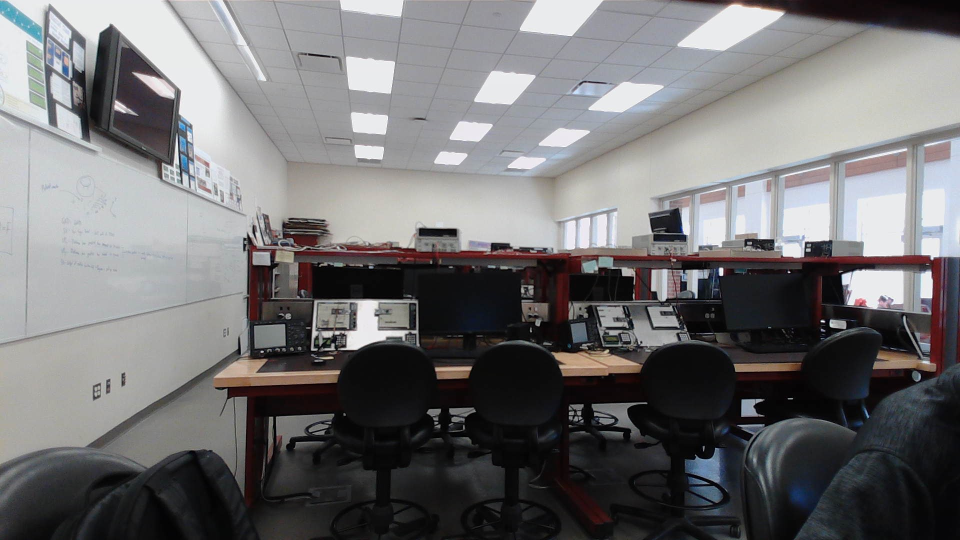
#> input picture Deven/L1.jpg, 1920 x 1080 px, given in place of the camera (shown at 1/2 size)
$ python realtime_stitching.py
#> lines starting #> are read from the running program, lines starting #| are printed output that depends on the picture; after the words box and inside, x2 and y2 are one past the last pixel; in counts of white or black regions, pixels touching at a corner belong together
### Deven/panorama.py
import numpy as np
import imutils
import cv2

class Stitcher:
    def __init__(self):
        # determine if we are using OpenCV v3.X
        self.isv3 = imutils.is_cv3(or_better=True)
        self.cachedH = None

    def stitch(self, images, ratio=0.5, reprojThresh=1.0):
		# unpack the images
            (imageB, imageA) = images
            # if the cached homography matrix is None, then we need to
            # apply keypoint matching to construct it
            if self.cachedH is None:
                # detect keypoints and extract
                (kpsA, featuresA) = self.detectAndDescribe(imageA)
                (kpsB, featuresB) = self.detectAndDescribe(imageB)
                # match features between the two images
                M = self.matchKeypoints(kpsA, kpsB,
                    featuresA, featuresB, ratio, reprojThresh)
                # if the match is None, then there aren't enough matched
                # keypoints to create a panorama
                if M is None:
                    return None
                # cache the homography matrix
                self.cachedH = M[1]
            # apply a perspective transform to stitch the images together
            # using the cached homography matrix
            result = cv2.warpPerspective(imageA, self.cachedH,
                (imageA.shape[1] + imageB.shape[1], imageA.shape[0]))
            result[0:imageB.shape[0], 0:imageB.shape[1]] = imageB
            # return the stitched image
            return result

    def detectAndDescribe(self, image):
        # convert the image to grayscale
        gray = cv2.cvtColor(image, cv2.COLOR_BGR2GRAY)

        # check to see if we are using OpenCV 3.X
        if self.isv3:
            # detect and extract features from the image
            descriptor = cv2.SIFT_create()
            (kps, features) = descriptor.detectAndCompute(image, None)
        else:
            # detect keypoints in the image
            detector = cv2.FeatureDetector_create("SIFT")
            kps = detector.detect(gray)

            # extract features from the image
            extractor = cv2.DescriptorExtractor_create("SIFT")
            (kps, features) = extractor.compute(gray, kps)

        # convert the keypoints from KeyPoint objects to NumPy arrays
        kps = np.float32([kp.pt for kp in kps])

        # return a tuple of keypoints and features
        return (kps, features)

    def matchKeypoints(self, kpsA, kpsB, featuresA, featuresB, ratio, reprojThresh):
        # compute the raw matches and initialize the list of actual matches
        matcher = cv2.DescriptorMatcher_create("BruteForce")
        rawMatches = matcher.knnMatch(featuresA, featuresB, 2)
        matches = []

        # loop over the raw matches
        for m in rawMatches:
            # ensure the distance is within a certain ratio of each other (i.e. Lowe's ratio test)
            if len(m) == 2 and m[0].distance < m[1].distance * ratio:
                matches.append((m[0].trainIdx, m[0].queryIdx))

        # computing a homography requires at least 4 matches
        if len(matches) > 1:
            # construct the two sets of points
            ptsA = np.float32([kpsA[i] for (_, i) in matches])
            ptsB = np.float32([kpsB[i] for (i, _) in matches])

            # compute the homography between the two sets of points
            (H, status) = cv2.findHomography(ptsA, ptsB, cv2.RANSAC, reprojThresh)

            # return the matches along with the homography matrix and status of each matched point
            return (matches, H, status)

        # otherwise, no homography could be computed
        return None

    # [19 lines left out: function drawMatches, not called in this run]

### Deven/realtime_stitching.py
# import the necessary packages
from __future__ import print_function
from panorama import Stitcher
from imutils.video import VideoStream
import numpy as np
import datetime
import imutils
import time
import cv2

# initialize the video streams and allow them to warmup
print("[INFO] starting cameras...")
leftStream = VideoStream(src=1).start()
rightStream = VideoStream(src=2).start()
time.sleep(2.0)


# initialize the image stitcher and total number of frames read
stitcher = Stitcher()
total = 0

# loop over frames from the video streams
while True:
    # grab the frames from their respective video streams
    left = leftStream.read()
#> left is the input picture: shape (1080, 1920, 3); mean B, G, R 114.5, 113.3, 114.1
    right = rightStream.read()

    left = cv2.flip(left, 1)
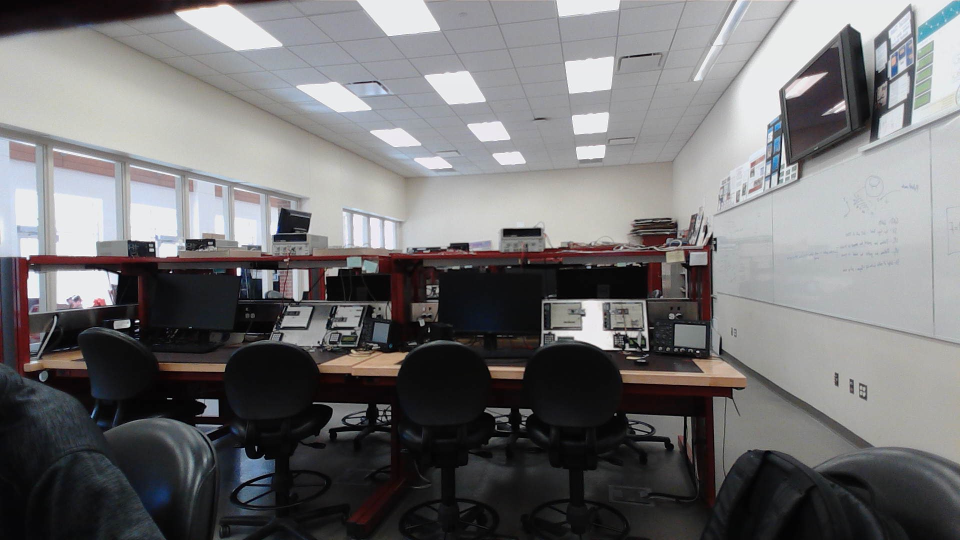
#> left: shape (1080, 1920, 3) (shown at 1/2 size); mean B, G, R 114.5, 113.3, 114.1
    right = cv2.flip(right, 1)

    # resize the frames
    left = imutils.resize(left, width=400)
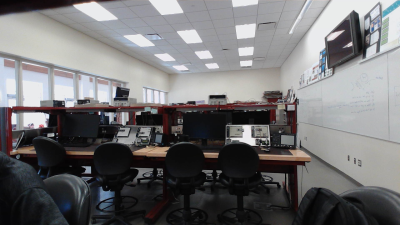
#> left: shape (225, 400, 3); mean B, G, R 114.5, 113.3, 114.1
    right = imutils.resize(right, width=400)
    # stitch the frames together to form the panorama
    result = stitcher.stitch([left, right])
#> in detectAndDescribe, `gray = cv2.cvtColor(image, cv2.COLOR_BGR2GRAY)`:
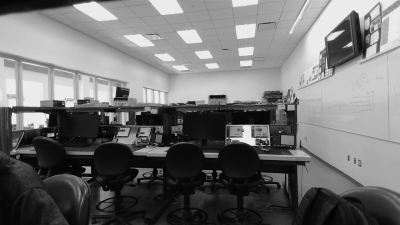
#> gray: shape (225, 400); min 3, max 240, mean 113.7
#> in detectAndDescribe, `kps = detector.detect(gray)`: kps = 503 keypoints; strongest (x, y, size): (39, 120, 10.5), (350, 44, 3.1), (252, 142, 5.4), (52, 135, 2.4)
#> in detectAndDescribe, `kps = np.float32([kp.pt for kp in kps])`: kps = 503 pairs, first value 3.56 to 396.5, second value 3.32 to 222.1
#> in stitch, `(kpsA, featuresA) = self.detectAndDescribe(imageA)`: kpsA has the same summary as kps in detectAndDescribe
#> in detectAndDescribe (call 2), `kps = detector.detect(gray)`: kps = 503 keypoints; strongest (x, y, size): (39, 120, 10.5), (350, 44, 3.1), (252, 142, 5.4), (52, 135, 2.4)
#> in stitch, `(kpsB, featuresB) = self.detectAndDescribe(imageB)`: kpsB = 503 pairs, first value 3.56 to 396.5, second value 3.32 to 222.1
#> in matchKeypoints, `rawMatches = matcher.knnMatch(featuresA, featuresB, 2)`: rawMatches = 503 matches
#> after the loop in matchKeypoints, `for m in rawMatches:`: matches = 503 pairs, first value 0 to 502, second value 0 to 502
#> in matchKeypoints, `ptsA = np.float32([kpsA[i] for (_, i) in matches])`: ptsA has the same summary as kpsB in stitch
#> in matchKeypoints, `ptsB = np.float32([kpsB[i] for (i, _) in matches])`: ptsB has the same summary as kpsB in stitch
#> in matchKeypoints, `(H, status) = cv2.findHomography(ptsA, ptsB, cv2.RANSAC, reprojThresh)`: H = [[1, -6e-16, 3.5e-13], [-7.13e-16, 1, 2.67e-13], [-6e-18, -2.42e-18, 1]]; status = 503 values from 1 to 1
#> in stitch, `self.cachedH = M[1]`: self.cachedH has the same summary as H in matchKeypoints
#> in stitch, `result = cv2.warpPerspective(imageA, self.cachedH, (imageA.shape[1] + ..`:
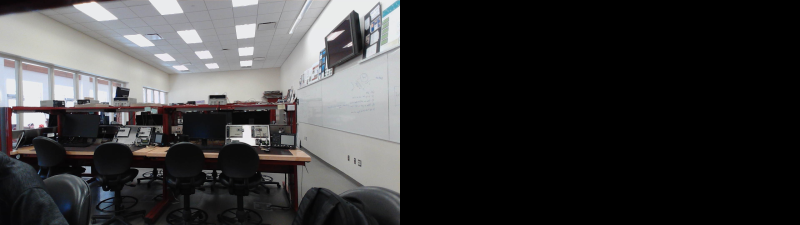
#> result: shape (225, 800, 3); mean B, G, R 57.2, 56.7, 57.1
    # no homograpy could be computed
    if result is None:
        print("[INFO] homography could not be computed")
        break

    # increment the total number of frames read and draw the
    # timestamp on the image
    total += 1
    timestamp = datetime.datetime.now()
    ts = timestamp.strftime("%A %d %B %Y %I:%M:%S%p")
    cv2.putText(result, ts, (10, result.shape[0] - 10),
                cv2.FONT_HERSHEY_SIMPLEX, 0.35, (0, 0, 255), 1)
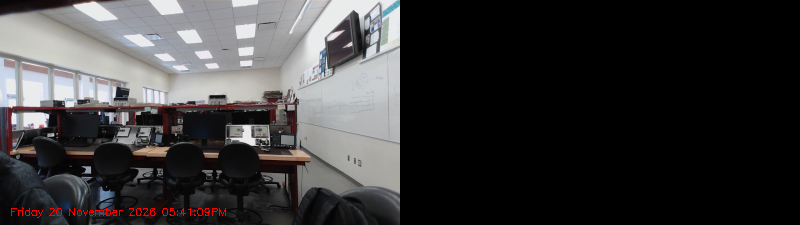
#> result: shape (225, 800, 3); 0.27% of pixels changed, all inside (x1, y1, x2, y2) = (11, 207, 226, 218)
    # show the output images

    cv2.imshow("Result", result)
    cv2.imshow("Left Frame", left)
    cv2.imshow("Right Frame", right)
    key = cv2.waitKey(1) & 0xFF
#> (key q is pressed here)
    # if the `q` key was pressed, break from the loop
    if key == ord("q"):
        break

# do a bit of cleanup
print("[INFO] cleaning up...")
cv2.destroyAllWindows()
leftStream.stop()
rightStream.stop()

$ run again, on Deven/R1.jpg
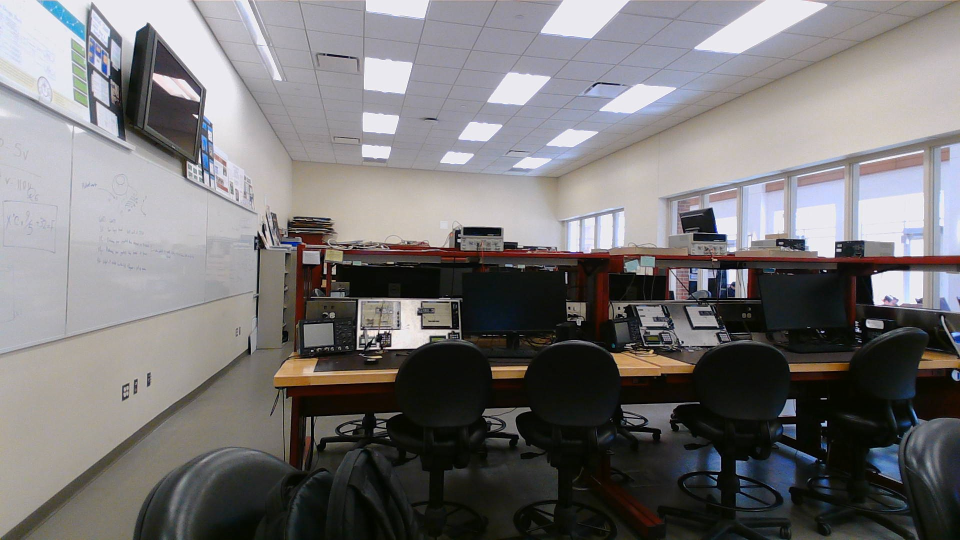
#> input picture Deven/R1.jpg, 1920 x 1080 px, given in place of the camera (shown at 1/2 size)
#> left is the input picture: shape (1080, 1920, 3); mean B, G, R 117.7, 116.9, 119.2
#> in detectAndDescribe, `gray = cv2.cvtColor(image, cv2.COLOR_BGR2GRAY)`:
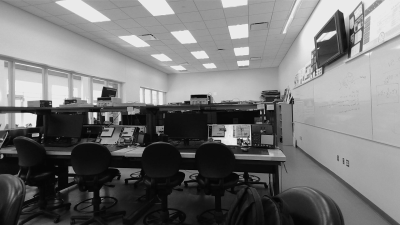
#> gray: shape (225, 400); min 3, max 239, mean 117.7
#> in detectAndDescribe, `kps = detector.detect(gray)`: kps = 461 keypoints; strongest (x, y, size): (29, 120, 10.1), (229, 136, 14.6), (95, 114, 3.3), (37, 135, 2.4)
#> in detectAndDescribe, `kps = np.float32([kp.pt for kp in kps])`: kps = 461 pairs, first value 4.17 to 380.6, second value 3.21 to 221.4
#> kpsA has the same summary as kps in detectAndDescribe
#> in detectAndDescribe (call 2), `kps = detector.detect(gray)`: kps = 461 keypoints; strongest (x, y, size): (29, 120, 10.1), (229, 136, 14.6), (95, 114, 3.3), (37, 135, 2.4)
#> kpsB = 461 pairs, first value 4.17 to 380.6, second value 3.21 to 221.4
#> rawMatches = 461 matches
#> after the loop in matchKeypoints, `for m in rawMatches:`: matches = 461 pairs, first value 0 to 460, second value 0 to 460
#> ptsA has the same summary as kpsB in stitch
#> ptsB has the same summary as kpsB in stitch
#> H = [[1, 1.92e-15, -5.46e-13], [9.72e-16, 1, -2.62e-13], [8.28e-18, 8.31e-18, 1]]; status = 461 values from 1 to 1
#> self.cachedH has the same summary as H in matchKeypoints
#> `cv2.putText(result, ts, (10, result.shape[0] - 10), cv2.FONT_HERSHEY_S..`:
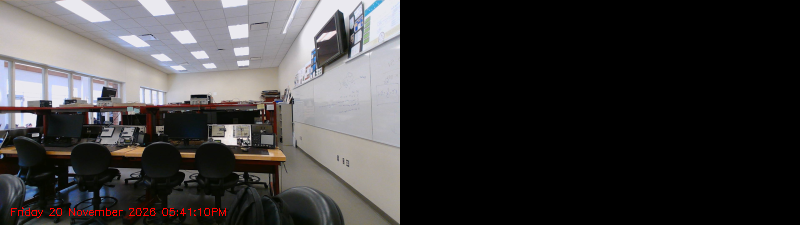
#> result: shape (225, 800, 3); mean B, G, R 58.8, 58.4, 60.2

$ run again, on Deven/one.jpg
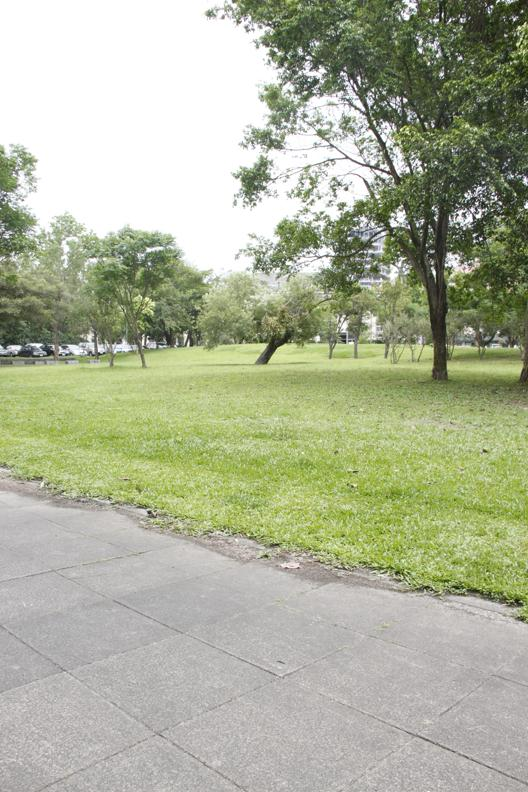
#> input picture Deven/one.jpg, 528 x 792 px, given in place of the camera
#> left is the input picture: shape (792, 528, 3); mean B, G, R 152.8, 177.6, 172.2
#> in detectAndDescribe, `gray = cv2.cvtColor(image, cv2.COLOR_BGR2GRAY)`:
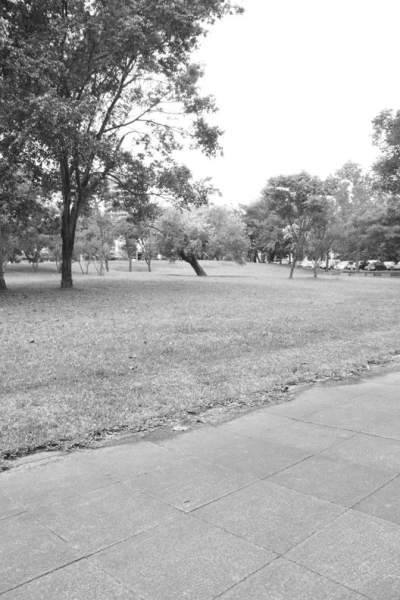
#> gray: shape (600, 400); min 26, max 255, mean 173.2
#> in detectAndDescribe, `kps = detector.detect(gray)`: kps = 1955 keypoints; strongest (x, y, size): (71, 206, 2.1), (37, 164, 2.5), (388, 264, 4.5), (51, 44, 2.1)
#> in detectAndDescribe, `kps = np.float32([kp.pt for kp in kps])`: kps = 1955 pairs, first value 2.7 to 397.2, second value 3.26 to 591.1
#> kpsA has the same summary as kps in detectAndDescribe
#> in detectAndDescribe (call 2), `kps = detector.detect(gray)`: kps = 1955 keypoints; strongest (x, y, size): (71, 206, 2.1), (37, 164, 2.5), (388, 264, 4.5), (51, 44, 2.1)
#> kpsB = 1955 pairs, first value 2.7 to 397.2, second value 3.26 to 591.1
#> rawMatches = 1955 matches
#> after the loop in matchKeypoints, `for m in rawMatches:`: matches = 1955 pairs, first value 0 to 1954, second value 0 to 1954
#> ptsA has the same summary as kpsB in stitch
#> ptsB has the same summary as kpsB in stitch
#> H = [[1, 2.05e-16, -2.38e-13], [-4.76e-16, 1, -1.18e-13], [-6.03e-19, 2.65e-18, 1]]; status = 1955 values from 1 to 1
#> self.cachedH has the same summary as H in matchKeypoints
#> `cv2.putText(result, ts, (10, result.shape[0] - 10), cv2.FONT_HERSHEY_S..`:
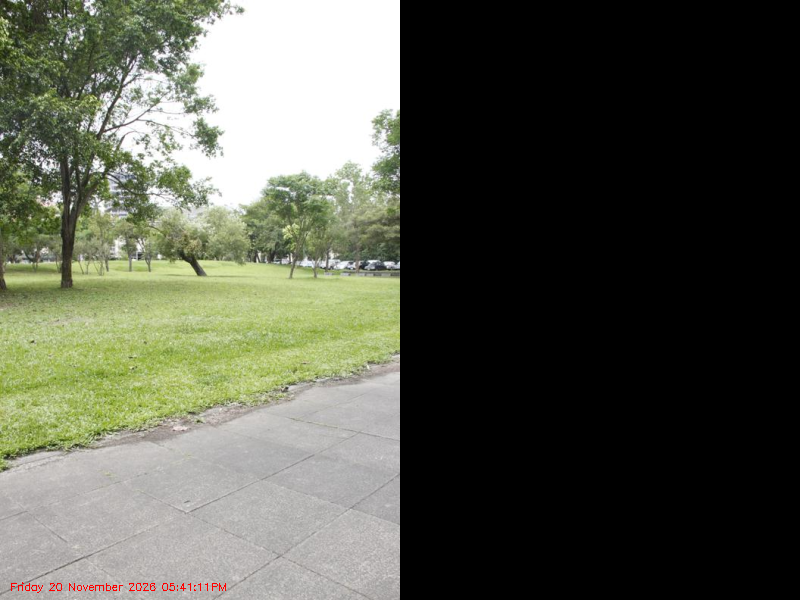
#> result: shape (600, 800, 3); mean B, G, R 76.2, 88.6, 86.2

$ run again, on Deven/two.jpg
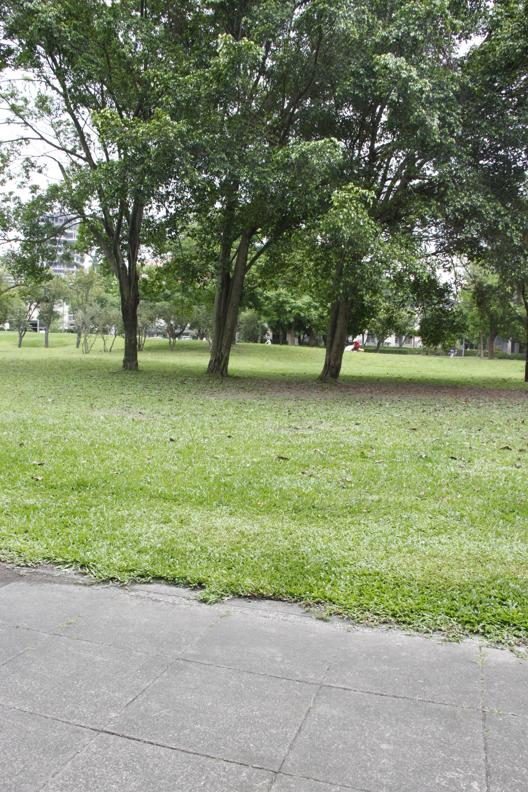
#> input picture Deven/two.jpg, 528 x 792 px, given in place of the camera
#> left is the input picture: shape (792, 528, 3); mean B, G, R 114.6, 143.8, 133.7
#> in detectAndDescribe, `gray = cv2.cvtColor(image, cv2.COLOR_BGR2GRAY)`:
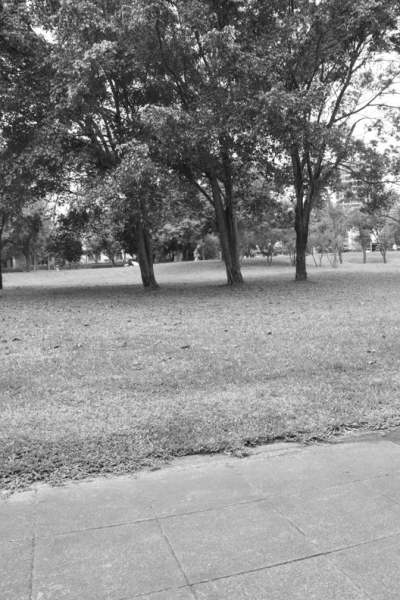
#> gray: shape (600, 400); min 15, max 255, mean 137.5
#> in detectAndDescribe, `kps = detector.detect(gray)`: kps = 2598 keypoints; strongest (x, y, size): (106, 138, 2.5), (235, 155, 3.2), (109, 89, 3.3), (304, 199, 2.1)
#> in detectAndDescribe, `kps = np.float32([kp.pt for kp in kps])`: kps = 2598 pairs, first value 2.42 to 397, second value 2.41 to 594.3
#> kpsA has the same summary as kps in detectAndDescribe
#> in detectAndDescribe (call 2), `kps = detector.detect(gray)`: kps = 2598 keypoints; strongest (x, y, size): (106, 138, 2.5), (235, 155, 3.2), (109, 89, 3.3), (304, 199, 2.1)
#> kpsB = 2598 pairs, first value 2.42 to 397, second value 2.41 to 594.3
#> rawMatches = 2598 matches
#> after the loop in matchKeypoints, `for m in rawMatches:`: matches = 2598 pairs, first value 0 to 2597, second value 0 to 2597
#> ptsA has the same summary as kpsB in stitch
#> ptsB has the same summary as kpsB in stitch
#> H = [[1, -5.74e-16, 4.63e-14], [-3.13e-16, 1, 1.63e-13], [-2.25e-18, -3.6e-18, 1]]; status = 2598 values from 1 to 1
#> self.cachedH has the same summary as H in matchKeypoints
#> `cv2.putText(result, ts, (10, result.shape[0] - 10), cv2.FONT_HERSHEY_S..`:
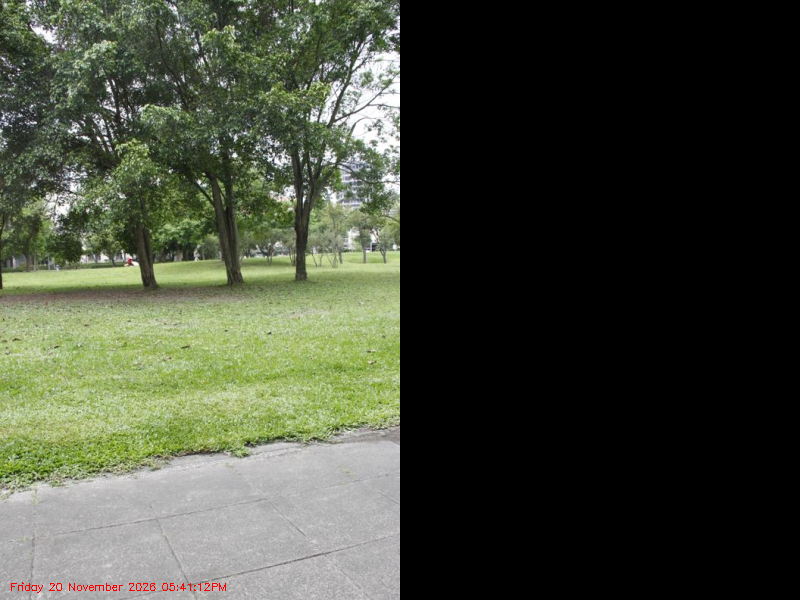
#> result: shape (600, 800, 3); mean B, G, R 57.1, 71.7, 66.9
